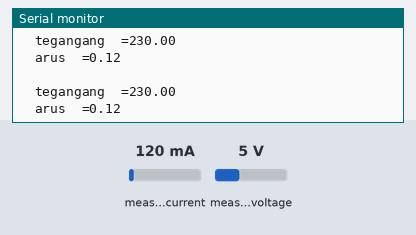
Recording of a sketch running on a simulated Arduino Uno, built with avr-gcc and run on an emulated ATmega328P. Parts: the last lines printed to the serial monitor. Inputs (shaded band) come from the test bench; at power-on: measured current 120 mA, measured voltage 5 V.

Above: at 1.2 s.
1.3 s: measured current set to 40 mA
At 1.59 s:
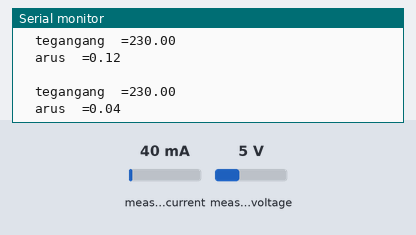
2.8 s: measured voltage set to 0.3 V
At 3.0 s:
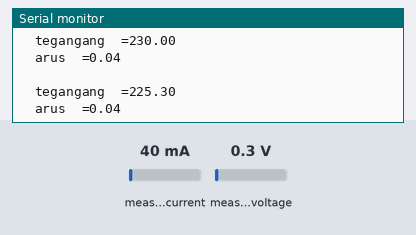
4.3 s: measured current set to 500 mA
At 4.62 s:
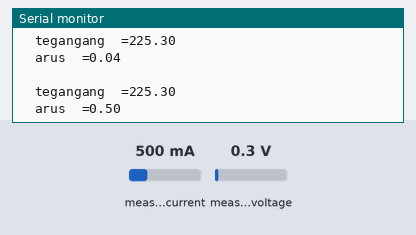
7.3 s: measured voltage set to 3.8 V
At 7.66 s:
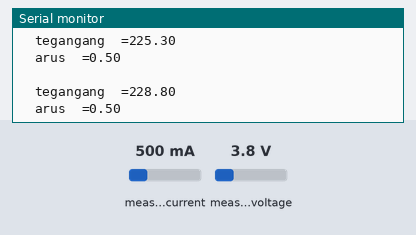
Timing chart, 0 to 9.8 s (numbered marks = the images above; inputs shaded):
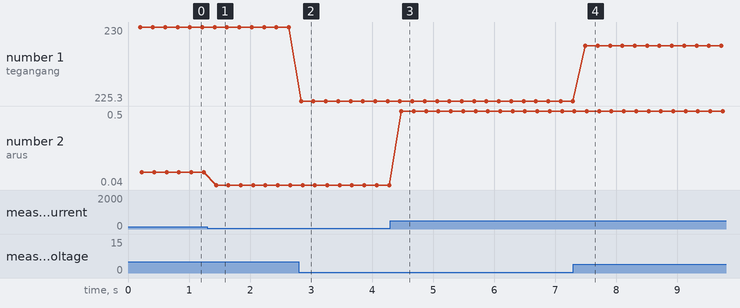

Measured:
- after the input at 1.3 s, the serial monitor: prints a new line after 0.14 s (image 1)
- after the input at 2.8 s, the serial monitor: prints a new line at once (image 2)
- after the input at 4.3 s, the serial monitor: prints a new line after 0.18 s (image 3)
- after the input at 7.3 s, the serial monitor: prints a new line after 0.19 s (image 4)
- plotted number 1: 230 → 225.3 after the input at 2.8 s, 225.3 → 228.8 after the input at 7.3 s
- plotted number 2: 0.12 → 0.04 after the input at 1.3 s, 0.04 → 0.5 after the input at 4.3 s

The sketch:

simulasiEmon.ino
```cpp
// (licence header left out)
#include "EmonLib.h"             // Include Emon Library
EnergyMonitor emon1;             // Create an instance

void setup()
{
  Serial.begin(9600);

  emon1.voltage(A0, 397.26, 1.7);  // Voltage: input pin, calibration, phase_shift
  emon1.current(A1, 15.25);       // Current: input pin, calibration.
}

void loop()
{
  emon1.calcVI(20,2000);         // Calculate all. No.of half wavelengths (crossings), time-out
  emon1.serialprint();           // Print out all variables (realpower, apparent power, Vrms, Irms, power factor)

  float realPower       = emon1.realPower;        //extract Real Power into variable
  float apparentPower   = emon1.apparentPower;    //extract Apparent Power into variable
  float powerFActor     = emon1.powerFactor;      //extract Power Factor into Variable
  float supplyVoltage   = emon1.Vrms;             //extract Vrms into Variable
  float Irms            = emon1.Irms;

  Serial.println(" ");//extract Irms into Variable
  Serial.print("  tegangang  =");
  Serial.println(supplyVoltage);
  Serial.print("  arus  =");
  Serial.println(Irms);
}
```
